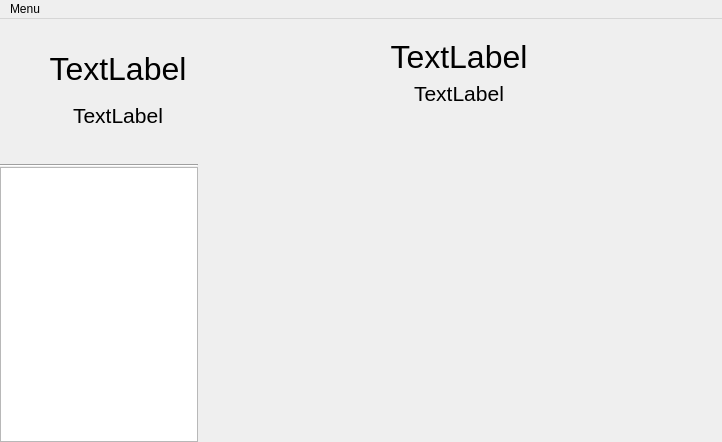
<?xml version="1.0" encoding="UTF-8"?>
<ui version="4.0">
 <class>MainWindow</class>
 <widget class="QMainWindow" name="MainWindow">
  <property name="geometry">
   <rect>
    <x>0</x>
    <y>0</y>
    <width>722</width>
    <height>442</height>
   </rect>
  </property>
  <property name="windowTitle">
   <string>MainWindow</string>
  </property>
  <widget class="QWidget" name="centralWidget">
   <layout class="QGridLayout" name="gridLayout_2">
    <property name="margin">
     <number>0</number>
    </property>
    <property name="spacing">
     <number>0</number>
    </property>
    <item row="0" column="1">
     <widget class="QWidget" name="widget" native="true">
      <layout class="QGridLayout" name="gridLayout">
       <property name="leftMargin">
        <number>9</number>
       </property>
       <property name="topMargin">
        <number>20</number>
       </property>
       <item row="3" column="0">
        <widget class="AlarmButton" name="pushButton_3" native="true">
         <property name="minimumSize">
          <size>
           <width>164</width>
           <height>164</height>
          </size>
         </property>
         <property name="maximumSize">
          <size>
           <width>164</width>
           <height>164</height>
          </size>
         </property>
         <property name="text" stdset="0">
          <string/>
         </property>
        </widget>
       </item>
       <item row="3" column="1">
        <widget class="AlarmButton" name="pushButton" native="true">
         <property name="minimumSize">
          <size>
           <width>164</width>
           <height>164</height>
          </size>
         </property>
         <property name="maximumSize">
          <size>
           <width>164</width>
           <height>164</height>
          </size>
         </property>
         <property name="text" stdset="0">
          <string/>
         </property>
        </widget>
       </item>
       <item row="3" column="2">
        <widget class="AlarmButton" name="pushButton_2" native="true">
         <property name="minimumSize">
          <size>
           <width>164</width>
           <height>164</height>
          </size>
         </property>
         <property name="maximumSize">
          <size>
           <width>164</width>
           <height>164</height>
          </size>
         </property>
         <property name="text" stdset="0">
          <string/>
         </property>
        </widget>
       </item>
       <item row="0" column="0" colspan="3">
        <widget class="QLabel" name="hour">
         <property name="font">
          <font>
           <pointsize>24</pointsize>
          </font>
         </property>
         <property name="styleSheet">
          <string notr="true"/>
         </property>
         <property name="text">
          <string>TextLabel</string>
         </property>
         <property name="alignment">
          <set>Qt::AlignCenter</set>
         </property>
        </widget>
       </item>
       <item row="1" column="0" colspan="3">
        <widget class="QLabel" name="date">
         <property name="font">
          <font>
           <pointsize>16</pointsize>
          </font>
         </property>
         <property name="styleSheet">
          <string notr="true"/>
         </property>
         <property name="text">
          <string>TextLabel</string>
         </property>
         <property name="alignment">
          <set>Qt::AlignCenter</set>
         </property>
        </widget>
       </item>
       <item row="2" column="0" colspan="3">
        <spacer name="verticalSpacer_2">
         <property name="orientation">
          <enum>Qt::Vertical</enum>
         </property>
         <property name="sizeType">
          <enum>QSizePolicy::Fixed</enum>
         </property>
         <property name="sizeHint" stdset="0">
          <size>
           <width>20</width>
           <height>36</height>
          </size>
         </property>
        </spacer>
       </item>
       <item row="5" column="0">
        <widget class="QLabel" name="label">
         <property name="font">
          <font>
           <pointsize>14</pointsize>
          </font>
         </property>
         <property name="styleSheet">
          <string/>
         </property>
         <property name="text">
          <string/>
         </property>
         <property name="alignment">
          <set>Qt::AlignCenter</set>
         </property>
        </widget>
       </item>
       <item row="5" column="1">
        <widget class="QLabel" name="label_2">
         <property name="font">
          <font>
           <pointsize>14</pointsize>
          </font>
         </property>
         <property name="styleSheet">
          <string/>
         </property>
         <property name="text">
          <string/>
         </property>
         <property name="alignment">
          <set>Qt::AlignCenter</set>
         </property>
        </widget>
       </item>
       <item row="5" column="2">
        <widget class="QLabel" name="label_3">
         <property name="font">
          <font>
           <pointsize>14</pointsize>
          </font>
         </property>
         <property name="styleSheet">
          <string/>
         </property>
         <property name="text">
          <string/>
         </property>
         <property name="alignment">
          <set>Qt::AlignCenter</set>
         </property>
        </widget>
       </item>
       <item row="6" column="1">
        <widget class="QLabel" name="label_4">
         <property name="maximumSize">
          <size>
           <width>16777215</width>
           <height>16777215</height>
          </size>
         </property>
         <property name="font">
          <font>
           <pointsize>14</pointsize>
          </font>
         </property>
         <property name="styleSheet">
          <string notr="true"/>
         </property>
         <property name="text">
          <string/>
         </property>
         <property name="alignment">
          <set>Qt::AlignCenter</set>
         </property>
        </widget>
       </item>
       <item row="7" column="1">
        <widget class="QLabel" name="label_5">
         <property name="maximumSize">
          <size>
           <width>16777215</width>
           <height>16777215</height>
          </size>
         </property>
         <property name="font">
          <font>
           <pointsize>14</pointsize>
          </font>
         </property>
         <property name="styleSheet">
          <string notr="true"/>
         </property>
         <property name="text">
          <string/>
         </property>
         <property name="alignment">
          <set>Qt::AlignCenter</set>
         </property>
        </widget>
       </item>
       <item row="6" column="2">
        <widget class="QLabel" name="label_6">
         <property name="font">
          <font>
           <pointsize>14</pointsize>
          </font>
         </property>
         <property name="styleSheet">
          <string notr="true"/>
         </property>
         <property name="text">
          <string/>
         </property>
         <property name="alignment">
          <set>Qt::AlignCenter</set>
         </property>
        </widget>
       </item>
       <item row="4" column="1">
        <spacer name="verticalSpacer">
         <property name="orientation">
          <enum>Qt::Vertical</enum>
         </property>
         <property name="sizeType">
          <enum>QSizePolicy::Fixed</enum>
         </property>
         <property name="sizeHint" stdset="0">
          <size>
           <width>20</width>
           <height>10</height>
          </size>
         </property>
        </spacer>
       </item>
       <item row="8" column="1">
        <spacer name="verticalSpacer_5">
         <property name="orientation">
          <enum>Qt::Vertical</enum>
         </property>
         <property name="sizeHint" stdset="0">
          <size>
           <width>20</width>
           <height>10</height>
          </size>
         </property>
        </spacer>
       </item>
      </layout>
     </widget>
    </item>
    <item row="0" column="0">
     <widget class="QWidget" name="widget_2" native="true">
      <layout class="QGridLayout" name="gridLayout_3">
       <property name="margin">
        <number>0</number>
       </property>
       <property name="spacing">
        <number>0</number>
       </property>
       <item row="1" column="0">
        <widget class="QListWidget" name="listWidget">
         <property name="iconSize">
          <size>
           <width>164</width>
           <height>164</height>
          </size>
         </property>
         <item>
          <property name="text">
           <string/>
          </property>
         </item>
         <item>
          <property name="text">
           <string/>
          </property>
         </item>
         <item>
          <property name="text">
           <string/>
          </property>
         </item>
        </widget>
       </item>
       <item row="0" column="0">
        <widget class="QWidget" name="widget_3" native="true">
         <property name="minimumSize">
          <size>
           <width>0</width>
           <height>0</height>
          </size>
         </property>
         <property name="styleSheet">
          <string notr="true"/>
         </property>
         <layout class="QGridLayout" name="gridLayout_4">
          <property name="leftMargin">
           <number>0</number>
          </property>
          <property name="topMargin">
           <number>32</number>
          </property>
          <property name="rightMargin">
           <number>0</number>
          </property>
          <property name="bottomMargin">
           <number>0</number>
          </property>
          <item row="0" column="1">
           <widget class="QLabel" name="hour_2">
            <property name="font">
             <font>
              <pointsize>24</pointsize>
             </font>
            </property>
            <property name="styleSheet">
             <string notr="true"/>
            </property>
            <property name="text">
             <string>TextLabel</string>
            </property>
            <property name="alignment">
             <set>Qt::AlignCenter</set>
            </property>
           </widget>
          </item>
          <item row="1" column="1">
           <spacer name="verticalSpacer_3">
            <property name="orientation">
             <enum>Qt::Vertical</enum>
            </property>
            <property name="sizeType">
             <enum>QSizePolicy::Fixed</enum>
            </property>
            <property name="sizeHint" stdset="0">
             <size>
              <width>20</width>
              <height>10</height>
             </size>
            </property>
           </spacer>
          </item>
          <item row="2" column="1">
           <widget class="QLabel" name="date_2">
            <property name="font">
             <font>
              <pointsize>16</pointsize>
             </font>
            </property>
            <property name="styleSheet">
             <string notr="true"/>
            </property>
            <property name="text">
             <string>TextLabel</string>
            </property>
            <property name="alignment">
             <set>Qt::AlignCenter</set>
            </property>
           </widget>
          </item>
          <item row="3" column="1">
           <spacer name="verticalSpacer_4">
            <property name="orientation">
             <enum>Qt::Vertical</enum>
            </property>
            <property name="sizeType">
             <enum>QSizePolicy::Fixed</enum>
            </property>
            <property name="sizeHint" stdset="0">
             <size>
              <width>20</width>
              <height>30</height>
             </size>
            </property>
           </spacer>
          </item>
          <item row="4" column="0" colspan="2">
           <widget class="Line" name="line">
            <property name="orientation">
             <enum>Qt::Horizontal</enum>
            </property>
           </widget>
          </item>
          <item row="0" column="0" rowspan="4">
           <widget class="QWidget" name="widget_4" native="true">
            <property name="sizePolicy">
             <sizepolicy hsizetype="Fixed" vsizetype="Preferred">
              <horstretch>0</horstretch>
              <verstretch>0</verstretch>
             </sizepolicy>
            </property>
            <property name="minimumSize">
             <size>
              <width>32</width>
              <height>0</height>
             </size>
            </property>
            <property name="maximumSize">
             <size>
              <width>32</width>
              <height>16777215</height>
             </size>
            </property>
           </widget>
          </item>
         </layout>
        </widget>
       </item>
      </layout>
     </widget>
    </item>
   </layout>
  </widget>
  <widget class="QMenuBar" name="menuBar">
   <property name="geometry">
    <rect>
     <x>0</x>
     <y>0</y>
     <width>722</width>
     <height>25</height>
    </rect>
   </property>
   <widget class="QMenu" name="menuMenu">
    <property name="title">
     <string>Menu</string>
    </property>
    <addaction name="action_cloc_me_menu_settings_regional"/>
    <addaction name="action_dati_ia_adjust_date_and_time"/>
    <addaction name="action_cloc_alarm_settings_title"/>
   </widget>
   <addaction name="menuMenu"/>
  </widget>
  <action name="action_cloc_me_menu_settings_regional">
   <property name="text">
    <string>regSettings</string>
   </property>
  </action>
  <action name="action_dati_ia_adjust_date_and_time">
   <property name="text">
    <string>dateSettings</string>
   </property>
  </action>
  <action name="action_cloc_alarm_settings_title">
   <property name="text">
    <string>alSettings</string>
   </property>
  </action>
 </widget>
 <layoutdefault spacing="6" margin="11"/>
 <customwidgets>
  <customwidget>
   <class>AlarmButton</class>
   <extends>QWidget</extends>
   <header>alarmbutton.h</header>
  </customwidget>
 </customwidgets>
 <resources/>
 <connections/>
</ui>
